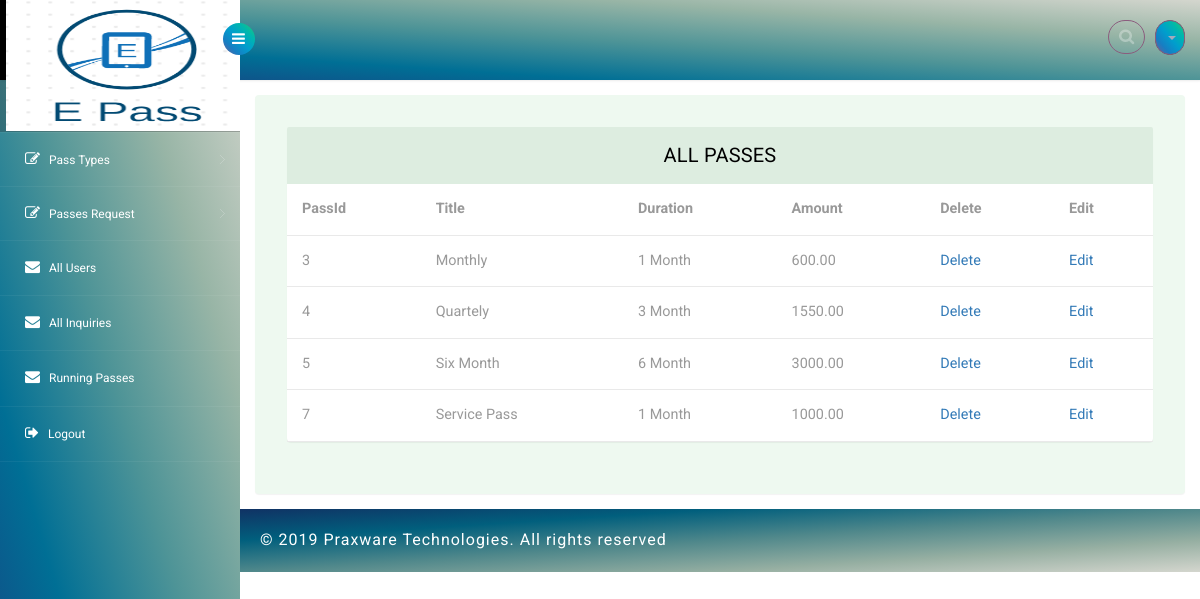
The page /Admin/all_pass.php on the database its author committed.
### tables this page shows
CREATE TABLE `pass` (
  `id` int(11) NOT NULL,
  `title` varchar(255) NOT NULL,
  `duration` int(10) NOT NULL,
  `amount` decimal(10,2) NOT NULL
);

### Admin/all_pass.php (the view, shortened to what this page needs)
<?php
include 'inc/connection.php';
$result= $con->query("select * from pass");
?>
<!DOCTYPE html>
<head>
<link rel="stylesheet" href="css/bootstrap.min.css" >
<link href="css/style.css" rel='stylesheet' type='text/css' />
<link href="css/style-responsive.css" rel="stylesheet"/>
<link rel="stylesheet" href="css/font.css" type="text/css"/>
<link href="css/font-awesome.css" rel="stylesheet">
</head>
<body>
<section id="container">
<?php include 'inc/header.php';?>
<?php include 'inc/sidebar.php';?>
<section id="main-content">
	<section class="wrapper">
		<div class="table-agile-info">
 <div class="panel panel-default">
    <div class="panel-heading">
     All Passes
    </div>
    <div>
      <table class="table" ui-jq="footable" ui-options='{
        "paging": {
          "enabled": true
        },
        "filtering": {
          "enabled": true
        },
        "sorting": {
          "enabled": true
        }}'>
        <thead>
          <tr>
            <th data-breakpoints="xs">PassId</th>
            <th>Title</th>
            <th>Duration</th>
            <th>Amount</th>
            <th>Delete</th>
            <th>Edit</th>
          </tr>
        </thead>
        <tbody>
            <?php
            while($row=$result->fetch_object())
            {
                ?>
                <tr>
                    <td><?php echo $row->id;?></td>
                    <td><?php echo $row->title;?></td>
                    <td><?php echo $row->duration." Month";?></td>
                    <td><?php echo $row->amount;?></td>
                    <td><a href="delete.php?delid=<?php echo $row->id;?>">Delete</a></td>
                    <td><a href="edit.php?editid=<?php echo $row->id;?>">Edit</a></td>
                </tr>
                <?php
            }
            ?>
        </tbody>
      </table>
    </div>
  </div>
</div>
</section>
		  <?php include 'inc/footer.php';?>
</section>
</section>
</body>
</html>

### Admin/css/style.css (style rules this page uses)
html, body { font-family: 'Roboto', sans-serif; font-size: 100%; overflow-x: hidden; background-size:cover; }
body a { transition: 0.5s all ease; -webkit-transition: 0.5s all ease; -moz-transition: 0.5s all ease; -o-transition: 0.5s all ease; -ms-transition: 0.5s all ease; text-decoration:none; }
#main-content { margin-left:240px; -webkit-transition:all .3s ease-in-out; -moz-transition:all .3s ease-in-out; -o-transition:all .3s ease-in-out; transition:all .3s ease-in-out; }
.wrapper { display:inline-block; margin-top:80px; padding:15px; width:100%; }
.panel-heading { position: relative; height: 57px; line-height: 57px; letter-spacing: 0.2px; color: #000; font-size: 18px; font-weight: 400; padding: 0 16px; background:#ddede0; border-top-right-radius: 2px; border-top-left-radius: 2px; text-transform: uppercase; text-align: center; }
.panel { border: none ! important; }
.table>thead>tr>th { border-bottom: 1px solid #e1ab91 ! important; }
.table>tbody>tr>td, .table>tbody>tr>th, .table>tfoot>tr>td, .table>tfoot>tr>th, .table>thead>tr>td, .table>thead>tr>th { border-bottom: 1px solid #e9e9e9 ! important; }
.table > thead > tr > th, .table > tbody > tr > th, .table > tfoot > tr > th, .table > thead > tr > td, .table > tbody > tr > td, .table > tfoot > tr > td { border-top: none !important; }
.table td, .table>tbody>tr>td, .table>tbody>tr>th, .table>tfoot>tr>td, .table>tfoot>tr>th, .table>thead>tr>td, .table>thead>tr>th { padding: 15px!important; }
.table > thead > tr > th, .table > tbody > tr > th, .table > tfoot > tr > th, .table > thead > tr > td, .table > tbody > tr > td, .table > tfoot > tr > td { font-size: 0.9em; color: #999; border-top: none !important; }
.table-agile-info { background: #eef9f0; padding: 2em; border-radius: 4px; -webkit-box-shadow: 0 1px 1px rgba(0,0,0,.05); box-shadow: 0 1px 1px rgba(0,0,0,.05); }
.panel-default>.panel-heading { color: #000000 ! important; background-color: #ddede0 ! important; border-color: #ddede0 ! important; font-size: 20px; }

### rows shown on the page
pass: id "3", title "Monthly", duration "1", amount "600.00"
pass: id "4", title "Quartely", duration "3", amount "1550.00"
pass: id "5", title "Six Month", duration "6", amount "3000.00"
pass: id "7", title "Service Pass", duration "1", amount "1000.00"
